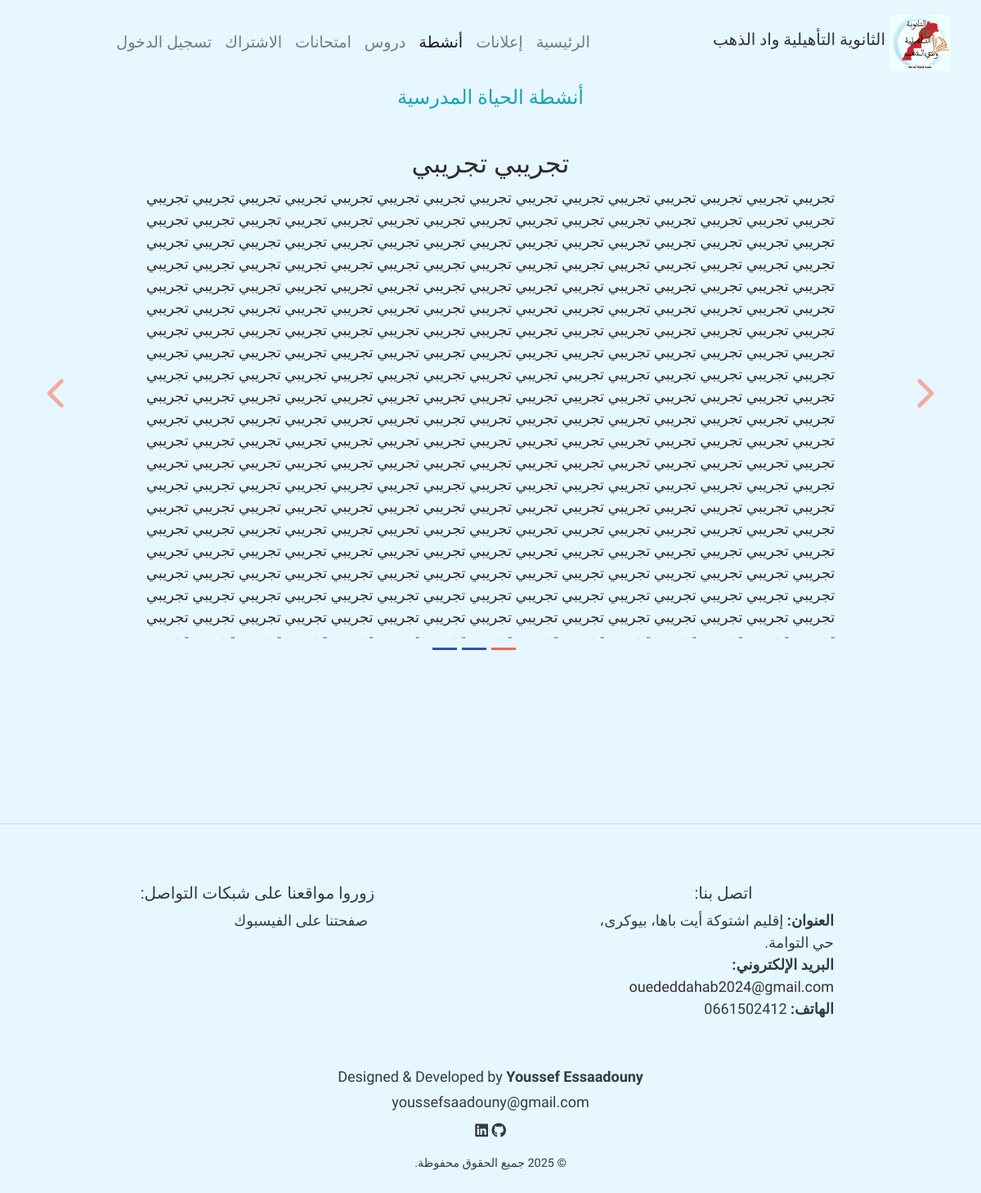
The app's page /ShowActivities/ with its own data.
### home/models.py (models this page shows, shortened)
class Activities(models.Model):
    title = models.CharField(max_length=50)
    dateTime = models.DateField()
    content = models.TextField()
    @property
    def activity_images(self):
        images = self.image_set.all()
        return images

### home/views.py (the view)
# urls.py: path('ShowActivities/', views.ShowActivities, name = 'ShowActivities'),
def ShowActivities (request):
    message = None
    activities = None
    user = request.user
    if user.is_authenticated:
        user_info = get_object_or_404(UserProfile, user=user)
    else:
        user_info = None
    try:
        recent_activities = time_zone.now().date() - timedelta(days=15)
        activities = Activities.objects.filter(dateTime__gte=recent_activities)
        if not activities.exists():
            message = 'لا توجد أنشطة حاليا.'
    except Exception as e:
        print(f"Error: {e}")
        message = 'حدث خطأ أثناء تحميل الإعلانات.'
    context = {
        'activities' : activities,
        'user_info': user_info,
        'message' : message
        }
    return render (request,'pages/activities/ShowActivities.html', context)

### templates/pages/activities/ShowActivities.html (shortened to what this page needs)
{% extends 'base.html' %}
{% load static %}
{% block content %}
<div class="container">
    <center class="text-info mb-4" > <h4>أنشطة الحياة المدرسية</h4> </center>
    {% if activities %}
    <div class="show-announce">
        <div id="slide" class="carousel slide container  mt-5 mb-5" style="width: 83%;" data-ride="carousel">
                <ol class="carousel-indicators" style="bottom: -30px" >
                    {% for activity in activities %}
                        <li data-target="#slide" data-slide-to="{{ forloop.counter0 }}"  class="{% if forloop.first %}active{% endif %}"></li>
                    {% endfor %}
                </ol>
                <div class="carousel-inner"  style="height:600px; overflow-y:auto">
                    {% for activity in activities%}
                        <div class="carousel-item  {% if forloop.first %}active{% endif %}" style="text-align: center;">
                            <h2>  {{activity.title}}</h2>
                            <div style="position: relative; overflow:hidden" class="announce-content w-100 " >
                                <p>{{activity.content}}</p>
                            </div>
                        </div>
                    {% endfor %}
                </div>
                <a href="#slide" class="carousel-control-next" data-slide="next" style="right: -15%;">
                    <i class="fas fa-chevron-right" style="font-size: 2.5rem;color : #ff6347;"></i>
                </a>
                <a href="#slide" class="carousel-control-prev" data-slide="prev" style="left: -15%;">
                    <i class="fas fa-chevron-left" style="font-size: 2.5rem; color : #ff6347;"></i>
                </a>
        </div>
        <br>
    </div>
    {% else %}
    <h4>{{message}}</h4>
    {% if 'admin' in request.user.groups.all|join:", " or 'general_surveillance' in request.user.groups.all|join:", " %}
    <br><hr>
    <a href="{% url 'add_activity' %}" class="text-info m-4" style="font-size:large;">إضافة نشاط</a>
    {% endif  %}
{% endif %}
<br>
<br>
</div>
{% endblock %}

### LC_tassegdelt/static/css/style.css (style rules this page uses)
body { background: #e6f7ff; color: #2f2d2d; position: relative; font-size: large; font-family: 'Tajawal' , 'Gupter', 'Marhey', sans-serif !important; direction: rtl; text-align: right; text-align: justify; }
.carousel-indicators li { background-color: #2A52BE; }
.carousel-indicators .active { background-color: #ff6347; }
.announce-content { transition: .5s; }
.announce-content p { transition: .5s; }

### records on screen
Activities: title "تجريبي تجريبي", content "تجريبي تجريبي تجريبي تجريبي تجريبي تجريبي تجريبي تجريبي تجريبي تجريبي تجريبي تجريبي تجريبي تجريبي تجريبي تجريبي تجريبي تجريبي تجريبي تجريبي تجريبي تجريبي تجريبي تجريبي تجريبي تجريبي تجريبي تجريبي تجريبي تجريبي تجريبي تجريبي تجريبي تجريبي تجريبي تجريبي تجريبي تجريبي تجريبي تجريبي تجريبي تجريبي تجريبي تجريبي تجريبي تجريبي تجريبي تجريبي تجريبي تجريبي تجريبي تجريبي تجريبي تجريبي تجريبي تجريبي تجريبي تجريبي تجريبي تجريبي تجريبي تجريبي تجريبي تجريبي تجريبي تجريبي تجريبي تجريبي تجريبي تجريبي تجريبي تجريبي تجريبي تجريبي تجريبي تجريبي تجريبي تجريبي تجريبي تجريبي تجريبي تجريبي تجريبي تجريبي تجريبي تجريبي تجريبي تجريبي تجريبي تجريبي تجريبي تجريبي تجريبي تجريبي تجريبي تجريبي تجريبي تجريبي تجريبي تجريبي…"
